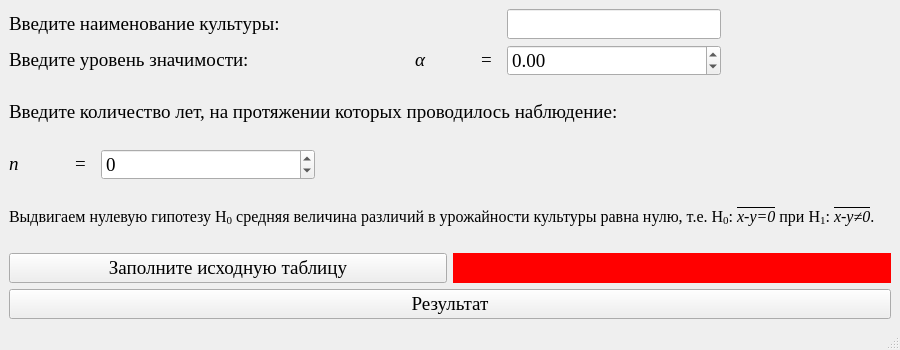
<?xml version="1.0" encoding="UTF-8"?>
<ui version="4.0">
 <class>MainWindow</class>
 <widget class="QMainWindow" name="MainWindow">
  <property name="geometry">
   <rect>
    <x>0</x>
    <y>0</y>
    <width>900</width>
    <height>350</height>
   </rect>
  </property>
  <property name="minimumSize">
   <size>
    <width>900</width>
    <height>350</height>
   </size>
  </property>
  <property name="maximumSize">
   <size>
    <width>900</width>
    <height>350</height>
   </size>
  </property>
  <property name="windowTitle">
   <string>Проверка гипотезы о существовании различий урожайности двух сортов некоторой культуры </string>
  </property>
  <property name="documentMode">
   <bool>false</bool>
  </property>
  <widget class="QWidget" name="centralwidget">
   <layout class="QGridLayout" name="gridLayout_2" rowstretch="2,1,1,1,1,1">
    <item row="0" column="0">
     <layout class="QGridLayout" name="gridLayout_5" columnstretch="0,1">
      <item row="0" column="0">
       <layout class="QGridLayout" name="gridLayout_4" rowstretch="1,1">
        <item row="0" column="0">
         <layout class="QGridLayout" name="gridLayout_10">
          <item row="0" column="5">
           <widget class="QLabel" name="label_51">
            <property name="minimumSize">
             <size>
              <width>35</width>
              <height>0</height>
             </size>
            </property>
            <property name="maximumSize">
             <size>
              <width>35</width>
              <height>16777215</height>
             </size>
            </property>
            <property name="font">
             <font>
              <family>Times New Roman</family>
              <pointsize>14</pointsize>
             </font>
            </property>
            <property name="text">
             <string>&lt;html&gt;&lt;head/&gt;&lt;body&gt;&lt;p/&gt;&lt;/body&gt;&lt;/html&gt;</string>
            </property>
           </widget>
          </item>
          <item row="0" column="3">
           <widget class="QLabel" name="label_49">
            <property name="minimumSize">
             <size>
              <width>20</width>
              <height>0</height>
             </size>
            </property>
            <property name="maximumSize">
             <size>
              <width>20</width>
              <height>16777215</height>
             </size>
            </property>
            <property name="font">
             <font>
              <family>Times New Roman</family>
              <pointsize>14</pointsize>
             </font>
            </property>
            <property name="text">
             <string>&lt;html&gt;&lt;head/&gt;&lt;body&gt;&lt;p/&gt;&lt;/body&gt;&lt;/html&gt;</string>
            </property>
           </widget>
          </item>
          <item row="0" column="4">
           <widget class="QLineEdit" name="lineEdit">
            <property name="maximumSize">
             <size>
              <width>16777215</width>
              <height>16777215</height>
             </size>
            </property>
            <property name="font">
             <font>
              <family>Times New Roman</family>
              <pointsize>14</pointsize>
             </font>
            </property>
           </widget>
          </item>
          <item row="0" column="0">
           <widget class="QLabel" name="label_39">
            <property name="minimumSize">
             <size>
              <width>400</width>
              <height>0</height>
             </size>
            </property>
            <property name="maximumSize">
             <size>
              <width>16777215</width>
              <height>16777215</height>
             </size>
            </property>
            <property name="font">
             <font>
              <family>Times New Roman</family>
              <pointsize>14</pointsize>
             </font>
            </property>
            <property name="text">
             <string>&lt;html&gt;&lt;head/&gt;&lt;body&gt;&lt;p&gt;Введите наименование культуры:&lt;/p&gt;&lt;/body&gt;&lt;/html&gt;</string>
            </property>
           </widget>
          </item>
          <item row="0" column="1">
           <widget class="QLabel" name="label_50">
            <property name="minimumSize">
             <size>
              <width>60</width>
              <height>0</height>
             </size>
            </property>
            <property name="maximumSize">
             <size>
              <width>60</width>
              <height>16777215</height>
             </size>
            </property>
            <property name="font">
             <font>
              <family>Times New Roman</family>
              <pointsize>14</pointsize>
              <italic>true</italic>
             </font>
            </property>
            <property name="text">
             <string>&lt;html&gt;&lt;head/&gt;&lt;body&gt;&lt;p/&gt;&lt;/body&gt;&lt;/html&gt;</string>
            </property>
           </widget>
          </item>
         </layout>
        </item>
        <item row="1" column="0">
         <layout class="QGridLayout" name="gridLayout_11">
          <item row="0" column="0">
           <widget class="QLabel" name="label_40">
            <property name="minimumSize">
             <size>
              <width>400</width>
              <height>0</height>
             </size>
            </property>
            <property name="maximumSize">
             <size>
              <width>16777215</width>
              <height>16777215</height>
             </size>
            </property>
            <property name="font">
             <font>
              <family>Times New Roman</family>
              <pointsize>14</pointsize>
             </font>
            </property>
            <property name="text">
             <string>&lt;html&gt;&lt;head/&gt;&lt;body&gt;&lt;p&gt;Введите уровень значимости:&lt;/p&gt;&lt;/body&gt;&lt;/html&gt;</string>
            </property>
           </widget>
          </item>
          <item row="0" column="2">
           <widget class="QLabel" name="label_46">
            <property name="minimumSize">
             <size>
              <width>20</width>
              <height>0</height>
             </size>
            </property>
            <property name="maximumSize">
             <size>
              <width>20</width>
              <height>16777215</height>
             </size>
            </property>
            <property name="font">
             <font>
              <family>Times New Roman</family>
              <pointsize>14</pointsize>
             </font>
            </property>
            <property name="text">
             <string>&lt;html&gt;&lt;head/&gt;&lt;body&gt;&lt;p&gt;=&lt;/p&gt;&lt;/body&gt;&lt;/html&gt;</string>
            </property>
           </widget>
          </item>
          <item row="0" column="4">
           <widget class="QLabel" name="label_47">
            <property name="minimumSize">
             <size>
              <width>35</width>
              <height>0</height>
             </size>
            </property>
            <property name="maximumSize">
             <size>
              <width>35</width>
              <height>16777215</height>
             </size>
            </property>
            <property name="font">
             <font>
              <family>Times New Roman</family>
              <pointsize>14</pointsize>
             </font>
            </property>
            <property name="text">
             <string>&lt;html&gt;&lt;head/&gt;&lt;body&gt;&lt;p/&gt;&lt;/body&gt;&lt;/html&gt;</string>
            </property>
           </widget>
          </item>
          <item row="0" column="3">
           <widget class="QDoubleSpinBox" name="doubleSpinBox_9">
            <property name="minimumSize">
             <size>
              <width>214</width>
              <height>25</height>
             </size>
            </property>
            <property name="maximumSize">
             <size>
              <width>16777215</width>
              <height>16777215</height>
             </size>
            </property>
            <property name="font">
             <font>
              <family>Times New Roman</family>
              <pointsize>14</pointsize>
             </font>
            </property>
            <property name="decimals">
             <number>2</number>
            </property>
            <property name="minimum">
             <double>-16777215.000000000000000</double>
            </property>
            <property name="maximum">
             <double>16777215.000000000000000</double>
            </property>
            <property name="singleStep">
             <double>0.010000000000000</double>
            </property>
           </widget>
          </item>
          <item row="0" column="1">
           <widget class="QLabel" name="label_45">
            <property name="minimumSize">
             <size>
              <width>60</width>
              <height>0</height>
             </size>
            </property>
            <property name="maximumSize">
             <size>
              <width>60</width>
              <height>16777215</height>
             </size>
            </property>
            <property name="font">
             <font>
              <family>Times New Roman</family>
              <pointsize>14</pointsize>
              <italic>true</italic>
             </font>
            </property>
            <property name="text">
             <string>&lt;html&gt;&lt;head/&gt;&lt;body&gt;&lt;p&gt;α&lt;/p&gt;&lt;/body&gt;&lt;/html&gt;</string>
            </property>
           </widget>
          </item>
         </layout>
        </item>
       </layout>
      </item>
      <item row="0" column="1">
       <widget class="QLabel" name="label_44">
        <property name="maximumSize">
         <size>
          <width>16777215</width>
          <height>16777215</height>
         </size>
        </property>
        <property name="text">
         <string/>
        </property>
       </widget>
      </item>
     </layout>
    </item>
    <item row="1" column="0">
     <layout class="QGridLayout" name="gridLayout_12">
      <item row="0" column="0">
       <widget class="QLabel" name="label_41">
        <property name="minimumSize">
         <size>
          <width>400</width>
          <height>0</height>
         </size>
        </property>
        <property name="maximumSize">
         <size>
          <width>16777215</width>
          <height>16777215</height>
         </size>
        </property>
        <property name="font">
         <font>
          <family>Times New Roman</family>
          <pointsize>14</pointsize>
         </font>
        </property>
        <property name="text">
         <string>&lt;html&gt;&lt;head/&gt;&lt;body&gt;&lt;p&gt;Введите количество лет, на протяжении которых проводилось наблюдение:&lt;/p&gt;&lt;/body&gt;&lt;/html&gt;</string>
        </property>
       </widget>
      </item>
     </layout>
    </item>
    <item row="2" column="0">
     <layout class="QGridLayout" name="gridLayout" columnstretch="0,0,0,0,1">
      <item row="0" column="0">
       <widget class="QLabel" name="label_55">
        <property name="minimumSize">
         <size>
          <width>60</width>
          <height>0</height>
         </size>
        </property>
        <property name="maximumSize">
         <size>
          <width>60</width>
          <height>16777215</height>
         </size>
        </property>
        <property name="font">
         <font>
          <family>Times New Roman</family>
          <pointsize>14</pointsize>
          <italic>true</italic>
         </font>
        </property>
        <property name="text">
         <string>&lt;html&gt;&lt;head/&gt;&lt;body&gt;&lt;p&gt;n&lt;/p&gt;&lt;/body&gt;&lt;/html&gt;</string>
        </property>
       </widget>
      </item>
      <item row="0" column="1">
       <widget class="QLabel" name="label_56">
        <property name="minimumSize">
         <size>
          <width>20</width>
          <height>0</height>
         </size>
        </property>
        <property name="maximumSize">
         <size>
          <width>20</width>
          <height>16777215</height>
         </size>
        </property>
        <property name="font">
         <font>
          <family>Times New Roman</family>
          <pointsize>14</pointsize>
         </font>
        </property>
        <property name="text">
         <string>&lt;html&gt;&lt;head/&gt;&lt;body&gt;&lt;p&gt;=&lt;/p&gt;&lt;/body&gt;&lt;/html&gt;</string>
        </property>
       </widget>
      </item>
      <item row="0" column="2">
       <widget class="QDoubleSpinBox" name="doubleSpinBox_11">
        <property name="minimumSize">
         <size>
          <width>214</width>
          <height>25</height>
         </size>
        </property>
        <property name="maximumSize">
         <size>
          <width>16777215</width>
          <height>16777215</height>
         </size>
        </property>
        <property name="font">
         <font>
          <family>Times New Roman</family>
          <pointsize>14</pointsize>
         </font>
        </property>
        <property name="decimals">
         <number>0</number>
        </property>
        <property name="minimum">
         <double>-16777215.000000000000000</double>
        </property>
        <property name="maximum">
         <double>16777215.000000000000000</double>
        </property>
        <property name="singleStep">
         <double>1.000000000000000</double>
        </property>
       </widget>
      </item>
      <item row="0" column="3">
       <widget class="QLabel" name="label_57">
        <property name="minimumSize">
         <size>
          <width>35</width>
          <height>0</height>
         </size>
        </property>
        <property name="maximumSize">
         <size>
          <width>35</width>
          <height>16777215</height>
         </size>
        </property>
        <property name="font">
         <font>
          <family>Times New Roman</family>
          <pointsize>14</pointsize>
         </font>
        </property>
        <property name="text">
         <string>&lt;html&gt;&lt;head/&gt;&lt;body&gt;&lt;p/&gt;&lt;/body&gt;&lt;/html&gt;</string>
        </property>
       </widget>
      </item>
      <item row="0" column="4">
       <widget class="QLabel" name="label_58">
        <property name="maximumSize">
         <size>
          <width>16777215</width>
          <height>16777215</height>
         </size>
        </property>
        <property name="text">
         <string/>
        </property>
       </widget>
      </item>
     </layout>
    </item>
    <item row="3" column="0">
     <widget class="QLabel" name="label_42">
      <property name="minimumSize">
       <size>
        <width>400</width>
        <height>0</height>
       </size>
      </property>
      <property name="maximumSize">
       <size>
        <width>16777215</width>
        <height>16777215</height>
       </size>
      </property>
      <property name="font">
       <font>
        <family>Times New Roman</family>
        <pointsize>12</pointsize>
       </font>
      </property>
      <property name="text">
       <string>&lt;!DOCTYPE HTML PUBLIC &quot;-//W3C//DTD HTML 4.0//EN&quot; &quot;http://www.w3.org/TR/REC-html40/strict.dtd&quot;&gt;
&lt;html&gt;&lt;head&gt;&lt;meta name=&quot;qrichtext&quot; content=&quot;1&quot; /&gt;&lt;style type=&quot;text/css&quot;&gt;
p, li { white-space: pre-wrap; }
&lt;/style&gt;&lt;/head&gt;&lt;body style=&quot; font-family:'Times New Roman'; font-size:12pt; font-weight:400; font-style:normal;&quot;&gt;
&lt;p style=&quot; margin-top:12px; margin-bottom:12px; margin-left:0px; margin-right:0px; -qt-block-indent:0; text-indent:0px;&quot;&gt;&lt;span style=&quot; font-family:'MS Shell Dlg 2';&quot;&gt;Выдвигаем нулевую гипотезу H&lt;/span&gt;&lt;span style=&quot; font-family:'MS Shell Dlg 2'; vertical-align:sub;&quot;&gt;0&lt;/span&gt;&lt;span style=&quot; font-family:'MS Shell Dlg 2';&quot;&gt; средняя величина различий в урожайности культуры равна нулю, т.е. Н&lt;/span&gt;&lt;span style=&quot; font-family:'MS Shell Dlg 2'; vertical-align:sub;&quot;&gt;0&lt;/span&gt;&lt;span style=&quot; font-family:'MS Shell Dlg 2';&quot;&gt;: &lt;/span&gt;&lt;span style=&quot; font-family:'MS Shell Dlg 2'; font-style:italic; text-decoration: overline;&quot;&gt;x-y=0&lt;/span&gt;&lt;span style=&quot; font-family:'MS Shell Dlg 2';&quot;&gt; при H&lt;/span&gt;&lt;span style=&quot; font-family:'MS Shell Dlg 2'; vertical-align:sub;&quot;&gt;1&lt;/span&gt;&lt;span style=&quot; font-family:'MS Shell Dlg 2';&quot;&gt;: &lt;/span&gt;&lt;span style=&quot; font-family:'MS Shell Dlg 2'; font-style:italic; text-decoration: overline;&quot;&gt;x-y≠0&lt;/span&gt;&lt;span style=&quot; font-family:'MS Shell Dlg 2';&quot;&gt;.&lt;/span&gt;&lt;/p&gt;&lt;/body&gt;&lt;/html&gt;</string>
      </property>
      <property name="wordWrap">
       <bool>true</bool>
      </property>
     </widget>
    </item>
    <item row="4" column="0">
     <layout class="QGridLayout" name="gridLayout_14">
      <item row="0" column="1">
       <widget class="QLabel" name="label_13">
        <property name="minimumSize">
         <size>
          <width>0</width>
          <height>0</height>
         </size>
        </property>
        <property name="maximumSize">
         <size>
          <width>16777215</width>
          <height>16777215</height>
         </size>
        </property>
        <property name="font">
         <font>
          <family>Times New Roman</family>
          <pointsize>14</pointsize>
         </font>
        </property>
        <property name="styleSheet">
         <string notr="true">background-color: red</string>
        </property>
        <property name="text">
         <string/>
        </property>
       </widget>
      </item>
      <item row="0" column="0">
       <widget class="QPushButton" name="pushButton_8">
        <property name="minimumSize">
         <size>
          <width>0</width>
          <height>0</height>
         </size>
        </property>
        <property name="maximumSize">
         <size>
          <width>16777215</width>
          <height>16777215</height>
         </size>
        </property>
        <property name="font">
         <font>
          <family>Times New Roman</family>
          <pointsize>14</pointsize>
         </font>
        </property>
        <property name="text">
         <string>Заполните исходную таблицу</string>
        </property>
       </widget>
      </item>
     </layout>
    </item>
    <item row="5" column="0">
     <layout class="QGridLayout" name="gridLayout_3">
      <item row="0" column="0">
       <widget class="QPushButton" name="pushButton_3">
        <property name="maximumSize">
         <size>
          <width>16777215</width>
          <height>16777215</height>
         </size>
        </property>
        <property name="font">
         <font>
          <family>Times New Roman</family>
          <pointsize>14</pointsize>
         </font>
        </property>
        <property name="text">
         <string>Результат</string>
        </property>
       </widget>
      </item>
     </layout>
    </item>
   </layout>
  </widget>
  <widget class="QStatusBar" name="statusbar"/>
 </widget>
 <resources/>
 <connections/>
</ui>
